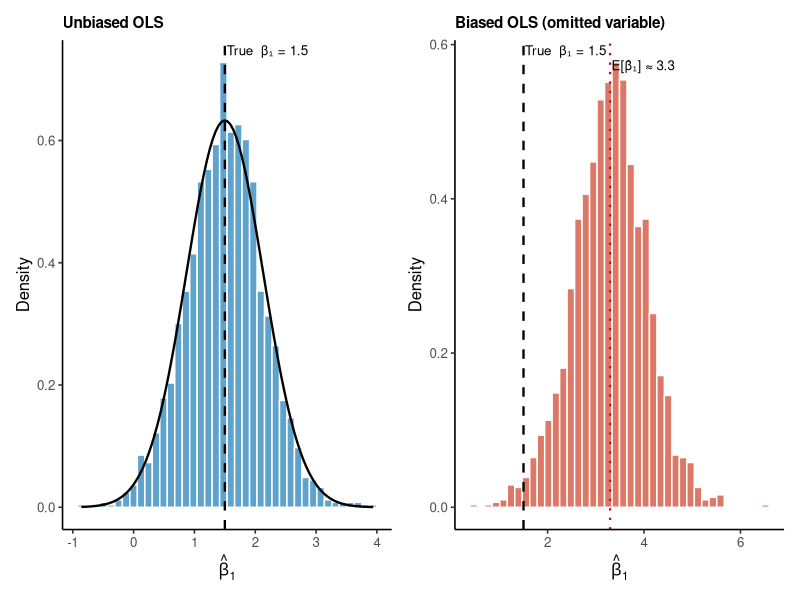
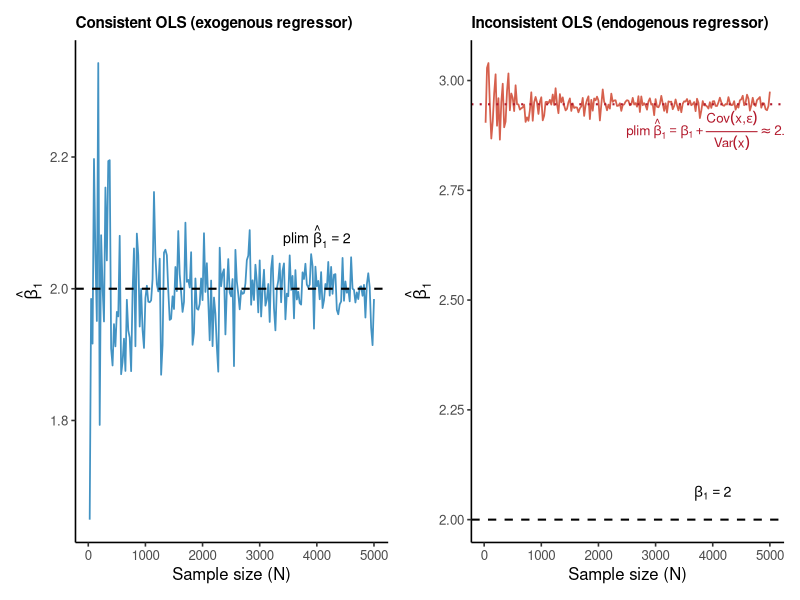
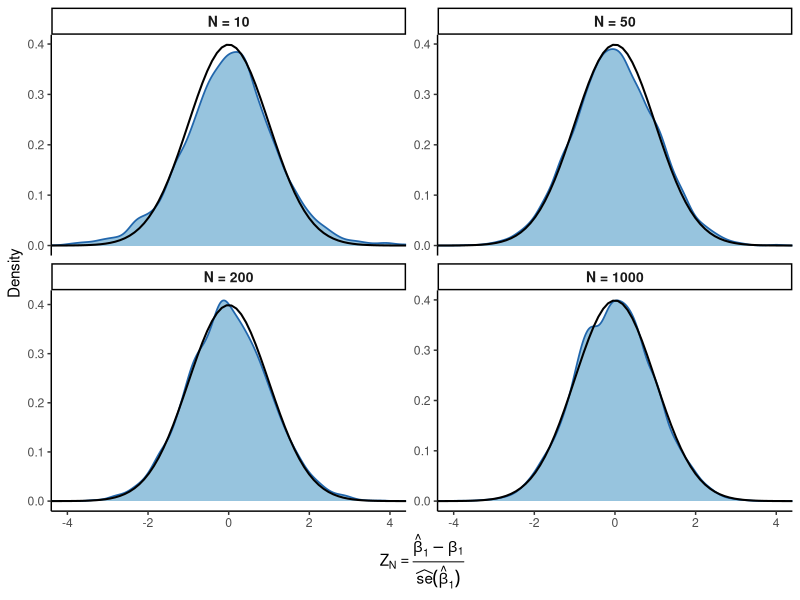
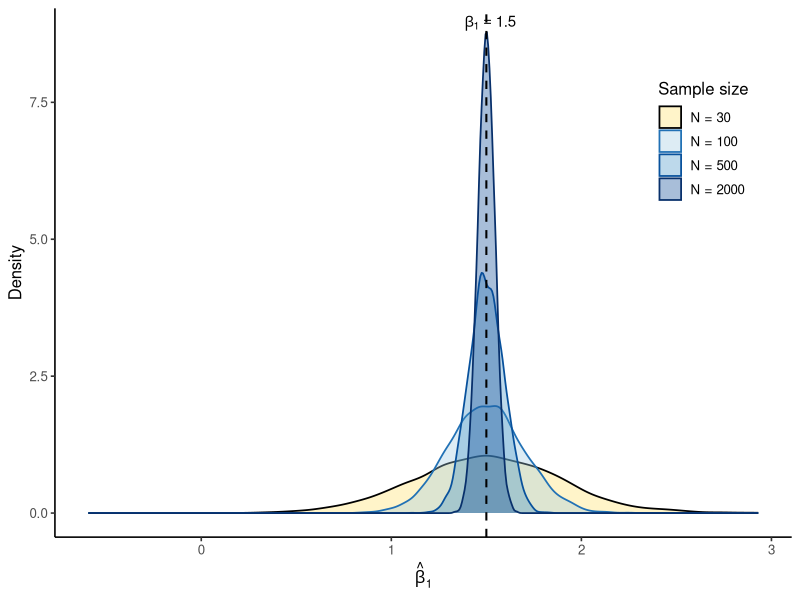
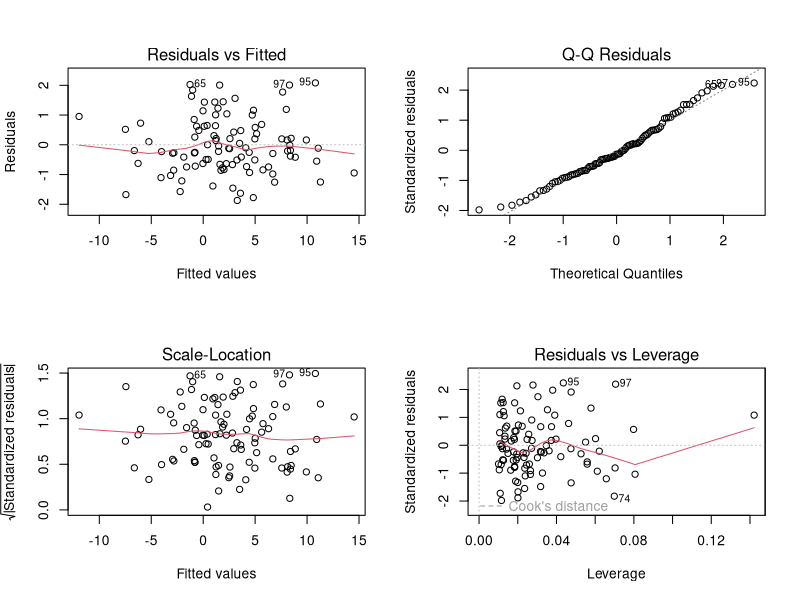
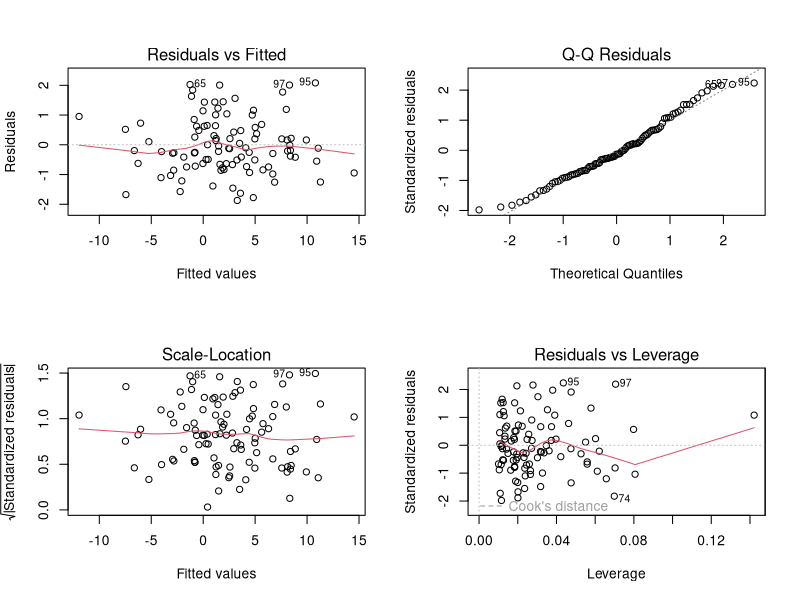

These charts were generated, in order, by the following R code:
## ---- chunk 1
#| label: fig-bias-simulation
#| fig-cap: "Sampling distributions of the OLS slope estimator under correct specification (unbiased) and omitted-variable bias."
#| fig-width: 10
#| fig-height: 4.5
#| echo: false
#| warning: false
#| message: false

library(ggplot2)
library(patchwork)

set.seed(42)

# --- Simulation parameters ---
n_obs  <- 20         # observations per sample (small sample)
n_sims <- 2000       # number of replications
beta_0 <- 2          # intercept
beta_1 <- 1.5        # slope of x1 (parameter of interest)
beta_2 <- 3          # slope of x2 (omitted in biased model)
rho    <- 0.6        # correlation between x1 and x2

# --- Storage ---
beta1_unbiased <- numeric(n_sims)
beta1_biased   <- numeric(n_sims)

for (s in seq_len(n_sims)) {
  # Generate correlated regressors
  x1 <- rnorm(n_obs)
  x2 <- rho * x1 + sqrt(1 - rho^2) * rnorm(n_obs)
  eps <- rnorm(n_obs, sd = 2)
  
  y <- beta_0 + beta_1 * x1 + beta_2 * x2 + eps
  
  # Correctly specified model (unbiased)
  beta1_unbiased[s] <- coef(lm(y ~ x1 + x2))[["x1"]]
  
  # Omitted-variable model (biased)
  beta1_biased[s] <- coef(lm(y ~ x1))[["x1"]]
}

sim_df <- data.frame(
  estimate = c(beta1_unbiased, beta1_biased),
  model    = rep(c("Unbiased (correct spec.)", "Biased (omitted x2)"),
                 each = n_sims)
)

# --- Common theme ---
theme_notes <- theme_classic(base_size = 12) +
  theme(plot.title = element_text(face = "bold", size = 11))

# --- Plot 1: Unbiased (with normal density overlay) ---
# Theoretical sampling distribution: N(beta_1, sigma^2 / sum(x1_resid^2))
# Under correct spec with n=100, sigma=2, Var(x1|x2) = 1-rho^2 = 0.64
# se(beta1) ≈ sigma / sqrt(n * Var(x1|x2))
se_theory <- 2 / sqrt(n_obs * (1 - rho^2))

p1 <- ggplot(subset(sim_df, model == "Unbiased (correct spec.)"),
             aes(x = estimate)) +
  geom_histogram(aes(y = after_stat(density)),
                 bins = 40, fill = "#4393C3", colour = "white", alpha = 0.85) +
  stat_function(fun = dnorm,
                args = list(mean = beta_1, sd = sd(beta1_unbiased)),
                colour = "black", linewidth = 0.8) +
  geom_vline(xintercept = beta_1, linewidth = 0.8, linetype = "dashed") +
  labs(title = "Unbiased OLS",
       x = expression(hat(beta)[1]),
       y = "Density") +
  annotate("text", x = beta_1 + 0.03, y = Inf, vjust = 1.5, hjust = 0,
           label = paste0("True  β₁ = ", beta_1), size = 3.4) +
  theme_notes

# --- Plot 2: Biased ---
biased_mean <- mean(beta1_biased)

p2 <- ggplot(subset(sim_df, model == "Biased (omitted x2)"),
             aes(x = estimate)) +
  geom_histogram(aes(y = after_stat(density)),
                 bins = 40, fill = "#D6604D", colour = "white", alpha = 0.85) +
  geom_vline(xintercept = beta_1, linewidth = 0.8, linetype = "dashed") +
  geom_vline(xintercept = biased_mean, linewidth = 0.8,
             linetype = "dotted", colour = "#B2182B") +
  labs(title = "Biased OLS (omitted variable)",
       x = expression(hat(beta)[1]),
       y = "Density") +
  annotate("text", x = beta_1 + 0.03, y = Inf, vjust = 1.5, hjust = 0,
           label = paste0("True  β₁ = ", beta_1), size = 3.4) +
  annotate("text", x = biased_mean + 0.03, y = Inf, vjust = 3, hjust = 0,
           label = paste0("E[β̂₁] ≈ ", round(biased_mean, 2)), size = 3.4,
           colour = "black") +
  theme_notes

# --- Side-by-side ---
p1 + p2
## ---- chunk 2
#| label: fig-consistency-simulation
#| fig-cap: "OLS slope estimate as a function of sample size under correct specification (consistent) and endogeneity (inconsistent)."
#| fig-width: 10
#| fig-height: 4.5
#| echo: false
#| warning: false
#| message: false

library(ggplot2)
library(patchwork)

set.seed(2024)

# --- Parameters ---
beta_0 <- 1
beta_1 <- 2            # true slope
sample_sizes <- seq(25, 5000, by = 25)
n_grid <- length(sample_sizes)

# --- Storage ---
est_consistent   <- numeric(n_grid)
est_inconsistent <- numeric(n_grid)

for (i in seq_along(sample_sizes)) {
  n <- sample_sizes[i]
  
  # --- Consistent case: exogenous regressor ---
  x  <- rnorm(n)
  eps <- rnorm(n, sd = 2)
  y  <- beta_0 + beta_1 * x + eps
  est_consistent[i] <- coef(lm(y ~ x))[["x"]]
  
  # --- Inconsistent case: endogenous regressor (x correlated with eps) ---
  u   <- rnorm(n)
  eps2 <- rnorm(n, sd = 2)
  x2  <- 0.7 * eps2 + u          # x2 is correlated with the error
  y2  <- beta_0 + beta_1 * x2 + eps2
  est_inconsistent[i] <- coef(lm(y2 ~ x2))[["x2"]]
}

df <- data.frame(
  N        = rep(sample_sizes, 2),
  estimate = c(est_consistent, est_inconsistent),
  scenario = rep(c("Consistent (exogenous x)",
                    "Inconsistent (endogenous x)"), each = n_grid)
)

theme_notes <- theme_classic(base_size = 12) +
  theme(plot.title = element_text(face = "bold", size = 11))

# --- Plot 1: Consistent ---
p1 <- ggplot(subset(df, scenario == "Consistent (exogenous x)"),
             aes(x = N, y = estimate)) +
  geom_line(colour = "#4393C3", linewidth = 0.6) +
  geom_hline(yintercept = beta_1, linetype = "dashed", linewidth = 0.7) +
  annotate("text", x = 4000, y = beta_1 + 0.08,
           label = paste0("plim~hat(beta)[1] == ", beta_1),
           parse = TRUE, size = 3.6) +
  labs(title = "Consistent OLS (exogenous regressor)",
       x = "Sample size (N)",
       y = expression(hat(beta)[1])) +
  theme_notes

# --- Plot 2: Inconsistent ---
# Theoretical plim: beta_1 + Cov(x, eps)/Var(x)
# x = 0.7*eps + u, eps ~ N(0,4), u ~ N(0,1)
# Cov(x, eps) = 0.7 * Var(eps) = 0.7 * 4 = 2.8
# Var(x) = 0.49 * 4 + 1 = 2.96
plim_val <- beta_1 + (0.7 * 4) / (0.49 * 4 + 1)   # = 2 + 2.8/2.96 ≈ 2.946

p2 <- ggplot(subset(df, scenario == "Inconsistent (endogenous x)"),
             aes(x = N, y = estimate)) +
  geom_line(colour = "#D6604D", linewidth = 0.6) +
  geom_hline(yintercept = beta_1, linetype = "dashed", linewidth = 0.7) +
  geom_hline(yintercept = plim_val, linetype = "dotted",
             colour = "#B2182B", linewidth = 0.7) +
  annotate("text", x = 4000, y = beta_1 + 0.06,
           label = paste0("beta[1] == ", beta_1),
           parse = TRUE, size = 3.6) +
  annotate("text", x = 4000, y = plim_val - 0.06,
           label = paste0("plim~hat(beta)[1] == beta[1] + frac(Cov(x*','*epsilon), Var(x)) %~~% ", round(plim_val, 2)),
           parse = TRUE, size = 3.4, colour = "#B2182B") +
  labs(title = "Inconsistent OLS (endogenous regressor)",
       x = "Sample size (N)",
       y = expression(hat(beta)[1])) +
  theme_notes

# --- Side-by-side ---
p1 + p2
## ---- chunk 3
#| label: fig-asymptotic-normality-simulation
#| fig-cap: "Convergence to normality of the standardised OLS slope estimator when the errors follow a (re-centred) Pareto$(2.5)$ distribution. As the sample size $N$ grows, the sampling distribution of $Z_N$ approaches the $\\mathcal{N}(0,1)$ density (black curve) despite the pronounced skewness of the underlying error distribution."
#| fig-width: 10
#| fig-height: 7
#| echo: false
#| warning: false
#| message: false

library(ggplot2)
library(patchwork)

set.seed(2026)

# --- Parameters ---
beta_0  <- 2
beta_1  <- 1.5
n_reps  <- 5000
sample_sizes <- c(10, 50, 200, 1000)

# Pareto parameters: shape alpha = 2.5, scale x_m = 1
alpha_par <- 2.5
x_m       <- 1
mu_eps    <- alpha_par * x_m / (alpha_par - 1)   # E[Pareto] for re-centring

# Pareto(alpha, x_m) random draw via inverse-CDF: x_m * U^{-1/alpha}
rpareto <- function(n, alpha, xm) xm * runif(n)^(-1/alpha)

# --- Run replications and collect standardised estimates ---
all_results <- do.call(rbind, lapply(sample_sizes, function(n) {
  z_vals <- replicate(n_reps, {
    x   <- rnorm(n)
    eps <- rpareto(n, alpha_par, x_m) - mu_eps   # re-centred to mean 0
    y   <- beta_0 + beta_1 * x + eps
    fit <- lm(y ~ x)
    b1  <- coef(fit)[["x"]]
    se1 <- summary(fit)$coefficients["x", "Std. Error"]
    (b1 - beta_1) / se1                          # standardised
  })
  data.frame(
    z_stat      = z_vals,
    sample_size = paste0("N = ", n)
  )
}))

all_results$sample_size <- factor(all_results$sample_size,
                                   levels = paste0("N = ", sample_sizes))

theme_notes <- theme_classic(base_size = 11) +
  theme(plot.title = element_text(face = "bold", size = 10))

# --- One facet per sample size ---
ggplot(all_results, aes(x = z_stat)) +
  geom_density(fill = "#4393C3", colour = "#2166AC",
               alpha = 0.55, linewidth = 0.6) +
  stat_function(fun = dnorm, args = list(mean = 0, sd = 1),
                colour = "black", linewidth = 0.7, linetype = "solid") +
  facet_wrap(~ sample_size, scales = "free_y", ncol = 2) +
  coord_cartesian(xlim = c(-4, 4)) +
  labs(x = expression(Z[N] == frac(hat(beta)[1] - beta[1],
                                    widehat(se)(hat(beta)[1]))),
       y = "Density") +
  theme_notes +
  theme(strip.text = element_text(face = "bold", size = 10))
## ---- chunk 4
#| label: fig-asymptotic-efficiency-simulation
#| fig-cap: "Sampling distribution of the OLS slope estimator $\\hat{\\beta}_1$ for increasing sample sizes. As $N$ grows the distribution concentrates around the true value $\\beta_1 = 1.5$, illustrating asymptotic efficiency."
#| fig-width: 7
#| fig-height: 4.5
#| echo: false
#| warning: false
#| message: false

library(ggplot2)

set.seed(2025)

# --- Simulation parameters ---
beta_0     <- 2
beta_1     <- 1.5
sigma      <- 2
n_reps     <- 5000
sample_sizes <- c(30, 100, 500, 2000)

# --- Run replications ---
results <- do.call(rbind, lapply(sample_sizes, function(n) {
  estimates <- replicate(n_reps, {
    x   <- rnorm(n)
    eps <- rnorm(n, sd = sigma)
    y   <- beta_0 + beta_1 * x + eps
    coef(lm(y ~ x))[["x"]]
  })
  data.frame(
    beta1_hat   = estimates,
    sample_size = factor(paste0("N = ", n), levels = paste0("N = ", sample_sizes))
  )
}))

theme_notes <- theme_classic(base_size = 12) +
  theme(plot.title = element_text(face = "bold", size = 11))

ggplot(results, aes(x = beta1_hat, fill = sample_size, colour = sample_size)) +
  geom_density(alpha = 0.35, linewidth = 0.6) +
  geom_vline(xintercept = beta_1, linetype = "dashed", linewidth = 0.7) +
  annotate("text", x = beta_1 + 0.02, y = Inf, vjust = 1.5,
           label = expression(beta[1] == 1.5), size = 3.8) +
  scale_fill_manual(
    name   = "Sample size",
    values = c("N = 30" = "#FFE066", "N = 100" = "#9ECAE1",
               "N = 500" = "#4292C6", "N = 2000" = "#084594")
  ) +
  scale_colour_manual(
    name   = "Sample size",
    values = c("N = 30" = "black", "N = 100" = "#2171B5",
               "N = 500" = "#08519C", "N = 2000" = "#08306B")
  ) +
  labs(
    x = expression(hat(beta)[1]),
    y = "Density"
  ) +
  theme_notes +
  theme(legend.position = c(0.88, 0.75))
## ---- chunk 5
#| label: model-estimation-appx4
#| message: false
#| warning: false
#| cache: true
set.seed(123)
n <- 100
data <- data.frame(
  x1 = rnorm(n, mean = 5, sd = 2),
  x2 = rnorm(n, mean = 10, sd = 3)
)
data$y <- 1.5 + 2 * data$x1 - 1 * data$x2 + rnorm(n)
model <- lm(y ~ x1 + x2, data = data)
## ---- chunk 6
#| label: joint-hypothesis-appx2
library(car)
linearHypothesis(model, c("x1 = 0", "x2 = 0"))
## ---- chunk 7
#| label: residual-plot-appx2
par(mfrow = c(2,2))
plot(model)
par(mfrow = c(1,1))
## ---- chunk 8
#| label: bp-test-appx2
library(lmtest)
bptest(model)
## ---- chunk 9
#| label: jb-test-appx2
library(tseries)
jarque.bera.test(residuals(model))
## ---- chunk 10
#| label: vif-appx2
library(car)
vif(model)
## ---- chunk 11
#| label: model-estimation-appx5
#| message: false
#| warning: false
#| cache: true
set.seed(123)
n <- 100
data <- data.frame(
  x1 = rnorm(n, mean = 5, sd = 2),
  x2 = rnorm(n, mean = 10, sd = 3)
)
data$y <- 1.5 + 2 * data$x1 - 1 * data$x2 + rnorm(n)
model <- lm(y ~ x1 + x2, data = data)
## ---- chunk 12
#| label: joint-hypothesis-appx
library(car)
linearHypothesis(model, c("x1 = 0", "x2 = 0"))
## ---- chunk 13
#| label: residual-plot-appx
par(mfrow = c(2,2))
plot(model)
par(mfrow = c(1,1))
## ---- chunk 14
#| label: bp-test-appx
library(lmtest)
bptest(model)
## ---- chunk 15
#| label: jb-test-appx
library(tseries)
jarque.bera.test(residuals(model))
## ---- chunk 16
#| label: vif-appx
library(car)
vif(model)
